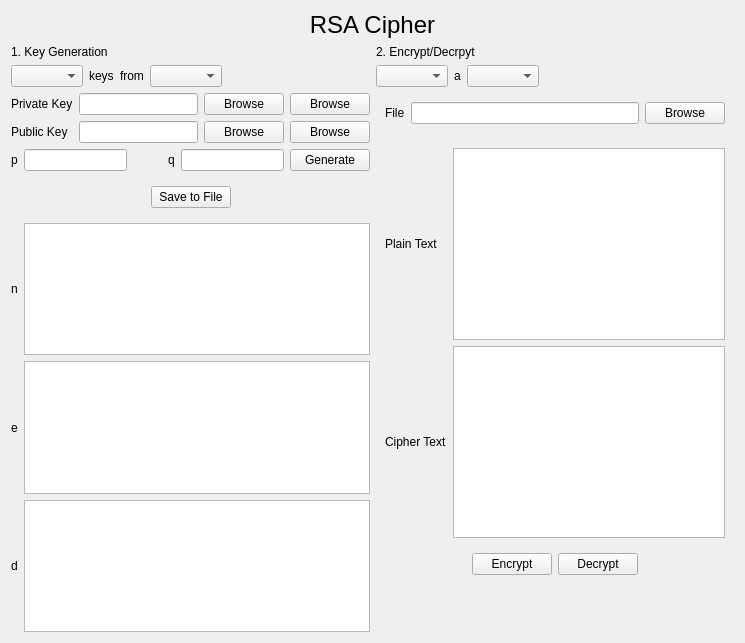
<?xml version="1.0" encoding="UTF-8"?>
<ui version="4.0">
 <class>RSAWidget</class>
 <widget class="QWidget" name="RSAWidget">
  <property name="geometry">
   <rect>
    <x>0</x>
    <y>0</y>
    <width>745</width>
    <height>643</height>
   </rect>
  </property>
  <property name="windowTitle">
   <string>Form</string>
  </property>
  <layout class="QVBoxLayout" name="verticalLayout">
   <item>
    <layout class="QHBoxLayout" name="horizontalLayout">
     <item>
      <widget class="QLabel" name="label">
       <property name="font">
        <font>
         <pointsize>18</pointsize>
        </font>
       </property>
       <property name="text">
        <string>RSA Cipher</string>
       </property>
       <property name="alignment">
        <set>Qt::AlignCenter</set>
       </property>
      </widget>
     </item>
    </layout>
   </item>
   <item>
    <layout class="QHBoxLayout" name="horizontalLayout_9" stretch="1,1">
     <item>
      <layout class="QVBoxLayout" name="verticalLayout_4" stretch="0,0,0,0">
       <item>
        <widget class="QLabel" name="label_2">
         <property name="text">
          <string>1. Key Generation</string>
         </property>
        </widget>
       </item>
       <item>
        <layout class="QHBoxLayout" name="horizontalLayout_3">
         <item>
          <widget class="QComboBox" name="key_generate_select"/>
         </item>
         <item>
          <widget class="QLabel" name="label_4">
           <property name="sizePolicy">
            <sizepolicy hsizetype="Fixed" vsizetype="Preferred">
             <horstretch>0</horstretch>
             <verstretch>0</verstretch>
            </sizepolicy>
           </property>
           <property name="text">
            <string>keys</string>
           </property>
          </widget>
         </item>
         <item>
          <widget class="QLabel" name="from_text">
           <property name="sizePolicy">
            <sizepolicy hsizetype="Fixed" vsizetype="Preferred">
             <horstretch>0</horstretch>
             <verstretch>0</verstretch>
            </sizepolicy>
           </property>
           <property name="text">
            <string>from</string>
           </property>
          </widget>
         </item>
         <item>
          <widget class="QComboBox" name="key_generate_source"/>
         </item>
         <item>
          <spacer name="horizontalSpacer">
           <property name="orientation">
            <enum>Qt::Horizontal</enum>
           </property>
           <property name="sizeHint" stdset="0">
            <size>
             <width>40</width>
             <height>20</height>
            </size>
           </property>
          </spacer>
         </item>
        </layout>
       </item>
       <item>
        <widget class="QWidget" name="key_browse_widget" native="true">
         <layout class="QGridLayout" name="key_browse_container">
          <property name="leftMargin">
           <number>0</number>
          </property>
          <property name="topMargin">
           <number>0</number>
          </property>
          <property name="rightMargin">
           <number>0</number>
          </property>
          <property name="bottomMargin">
           <number>0</number>
          </property>
          <item row="0" column="0">
           <widget class="QLabel" name="label_10">
            <property name="text">
             <string>Private Key</string>
            </property>
           </widget>
          </item>
          <item row="1" column="0">
           <widget class="QLabel" name="label_11">
            <property name="text">
             <string>Public Key</string>
            </property>
           </widget>
          </item>
          <item row="1" column="2">
           <widget class="QPushButton" name="public_browse">
            <property name="text">
             <string>Browse</string>
            </property>
           </widget>
          </item>
          <item row="0" column="2">
           <widget class="QPushButton" name="private_browse">
            <property name="text">
             <string>Browse</string>
            </property>
           </widget>
          </item>
          <item row="1" column="1">
           <widget class="QLineEdit" name="public_key_textbox"/>
          </item>
          <item row="0" column="1">
           <widget class="QLineEdit" name="private_key_textbox"/>
          </item>
          <item row="0" column="3">
           <widget class="QPushButton" name="private_save_button">
            <property name="text">
             <string>Browse</string>
            </property>
           </widget>
          </item>
          <item row="1" column="3">
           <widget class="QPushButton" name="public_save_button">
            <property name="text">
             <string>Browse</string>
            </property>
           </widget>
          </item>
         </layout>
        </widget>
       </item>
       <item>
        <layout class="QVBoxLayout" name="verticalLayout_5">
         <item>
          <widget class="QWidget" name="p_q_container" native="true">
           <layout class="QHBoxLayout" name="p_q_container_2">
            <property name="leftMargin">
             <number>0</number>
            </property>
            <property name="topMargin">
             <number>0</number>
            </property>
            <property name="rightMargin">
             <number>0</number>
            </property>
            <property name="bottomMargin">
             <number>0</number>
            </property>
            <item>
             <widget class="QLabel" name="label_5">
              <property name="text">
               <string>p</string>
              </property>
             </widget>
            </item>
            <item>
             <widget class="QLineEdit" name="p_textbox"/>
            </item>
            <item>
             <spacer name="horizontalSpacer_2">
              <property name="orientation">
               <enum>Qt::Horizontal</enum>
              </property>
              <property name="sizeType">
               <enum>QSizePolicy::Maximum</enum>
              </property>
              <property name="sizeHint" stdset="0">
               <size>
                <width>40</width>
                <height>20</height>
               </size>
              </property>
             </spacer>
            </item>
            <item>
             <widget class="QLabel" name="label_6">
              <property name="text">
               <string>q</string>
              </property>
             </widget>
            </item>
            <item>
             <widget class="QLineEdit" name="q_textbox"/>
            </item>
            <item>
             <widget class="QPushButton" name="generate_button">
              <property name="text">
               <string>Generate</string>
              </property>
             </widget>
            </item>
           </layout>
          </widget>
         </item>
         <item>
          <widget class="QWidget" name="save_to_file_container" native="true">
           <layout class="QHBoxLayout" name="horizontalLayout_2">
            <item>
             <spacer name="horizontalSpacer_4">
              <property name="orientation">
               <enum>Qt::Horizontal</enum>
              </property>
              <property name="sizeHint" stdset="0">
               <size>
                <width>40</width>
                <height>20</height>
               </size>
              </property>
             </spacer>
            </item>
            <item>
             <widget class="QPushButton" name="save_key">
              <property name="text">
               <string>Save to File</string>
              </property>
             </widget>
            </item>
            <item>
             <spacer name="horizontalSpacer_3">
              <property name="orientation">
               <enum>Qt::Horizontal</enum>
              </property>
              <property name="sizeHint" stdset="0">
               <size>
                <width>40</width>
                <height>20</height>
               </size>
              </property>
             </spacer>
            </item>
           </layout>
          </widget>
         </item>
         <item>
          <layout class="QHBoxLayout" name="n_e_d_container">
           <item>
            <widget class="QLabel" name="label_7">
             <property name="text">
              <string>n</string>
             </property>
            </widget>
           </item>
           <item>
            <widget class="QPlainTextEdit" name="n_textbox"/>
           </item>
          </layout>
         </item>
         <item>
          <layout class="QHBoxLayout" name="horizontalLayout_5">
           <item>
            <widget class="QLabel" name="label_8">
             <property name="text">
              <string>e</string>
             </property>
            </widget>
           </item>
           <item>
            <widget class="QPlainTextEdit" name="e_textbox"/>
           </item>
          </layout>
         </item>
         <item>
          <layout class="QHBoxLayout" name="horizontalLayout_6">
           <item>
            <widget class="QLabel" name="label_9">
             <property name="text">
              <string>d</string>
             </property>
            </widget>
           </item>
           <item>
            <widget class="QPlainTextEdit" name="d_textbox"/>
           </item>
          </layout>
         </item>
        </layout>
       </item>
      </layout>
     </item>
     <item>
      <layout class="QVBoxLayout" name="verticalLayout_10">
       <item>
        <widget class="QLabel" name="label_12">
         <property name="text">
          <string>2. Encrypt/Decrpyt</string>
         </property>
        </widget>
       </item>
       <item>
        <layout class="QHBoxLayout" name="horizontalLayout_4">
         <item>
          <widget class="QComboBox" name="encrypt_decrypt_select"/>
         </item>
         <item>
          <widget class="QLabel" name="label_3">
           <property name="text">
            <string>a</string>
           </property>
          </widget>
         </item>
         <item>
          <widget class="QComboBox" name="encrypt_decrypt_source"/>
         </item>
         <item>
          <spacer name="horizontalSpacer_5">
           <property name="orientation">
            <enum>Qt::Horizontal</enum>
           </property>
           <property name="sizeHint" stdset="0">
            <size>
             <width>40</width>
             <height>20</height>
            </size>
           </property>
          </spacer>
         </item>
        </layout>
       </item>
       <item>
        <widget class="QWidget" name="encrypt_decrypt_file_container" native="true">
         <layout class="QGridLayout" name="gridLayout_3">
          <item row="0" column="1">
           <widget class="QLineEdit" name="file_source"/>
          </item>
          <item row="0" column="0">
           <widget class="QLabel" name="label_15">
            <property name="text">
             <string>File</string>
            </property>
           </widget>
          </item>
          <item row="0" column="2">
           <widget class="QPushButton" name="browse_source">
            <property name="text">
             <string>Browse</string>
            </property>
           </widget>
          </item>
         </layout>
        </widget>
       </item>
       <item>
        <widget class="QWidget" name="encrypt_decrypt_text_container" native="true">
         <layout class="QGridLayout" name="gridLayout">
          <item row="2" column="0">
           <widget class="QLabel" name="label_14">
            <property name="text">
             <string>Cipher Text</string>
            </property>
           </widget>
          </item>
          <item row="0" column="1">
           <widget class="QPlainTextEdit" name="plaint_text"/>
          </item>
          <item row="0" column="0">
           <widget class="QLabel" name="label_13">
            <property name="text">
             <string>Plain Text</string>
            </property>
           </widget>
          </item>
          <item row="2" column="1">
           <widget class="QPlainTextEdit" name="cipher_text"/>
          </item>
         </layout>
        </widget>
       </item>
       <item>
        <layout class="QHBoxLayout" name="horizontalLayout_8">
         <item>
          <spacer name="horizontalSpacer_6">
           <property name="orientation">
            <enum>Qt::Horizontal</enum>
           </property>
           <property name="sizeHint" stdset="0">
            <size>
             <width>40</width>
             <height>20</height>
            </size>
           </property>
          </spacer>
         </item>
         <item>
          <widget class="QPushButton" name="encrypt_button">
           <property name="text">
            <string>Encrypt</string>
           </property>
          </widget>
         </item>
         <item>
          <widget class="QPushButton" name="decrypt_button">
           <property name="text">
            <string>Decrypt</string>
           </property>
          </widget>
         </item>
         <item>
          <spacer name="horizontalSpacer_7">
           <property name="orientation">
            <enum>Qt::Horizontal</enum>
           </property>
           <property name="sizeHint" stdset="0">
            <size>
             <width>40</width>
             <height>20</height>
            </size>
           </property>
          </spacer>
         </item>
        </layout>
       </item>
       <item>
        <spacer name="verticalSpacer">
         <property name="orientation">
          <enum>Qt::Vertical</enum>
         </property>
         <property name="sizeHint" stdset="0">
          <size>
           <width>20</width>
           <height>40</height>
          </size>
         </property>
        </spacer>
       </item>
      </layout>
     </item>
    </layout>
   </item>
  </layout>
 </widget>
 <resources/>
 <connections/>
</ui>
